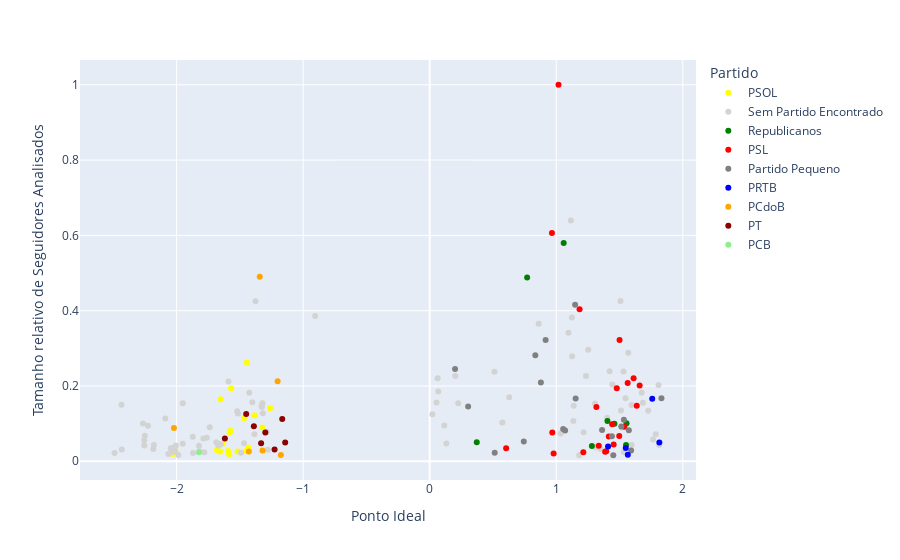

The notebook cell saved with this chart:
### Code cell
df.loc[df['partido'].isin(['PSOL', 'PT', 'PCB', 'PCdoB', 'PSL', 'Republicanos', 'PRTB']), 'partido_str'] = df['partido']
df.loc[(~df['partido'].isin(['PSOL', 'PT', 'PCB', 'PCdoB', 'PSL', 'Republicanos', 'PRTB'])) & (df['partido'] != ''), 'partido_str'] = 'Partido Pequeno'
df['partido_str'].fillna('Sem Partido Encontrado', inplace=True)

fig = px.scatter(df, x="ponto_ideal", 
                 y="seguidores_analisados_rel", 
                 color="partido_str",
                 color_discrete_sequence=['yellow', 'lightgray', 'green', 'red', 'gray', 'blue', 'orange', 'darkred', 'lightgreen'],
                 hover_data=['nome', 'partido', 'profissoes'],
                 labels={'seguidores_analisados_rel':'Tamanho relativo de Seguidores Analisados', 
                         'ponto_ideal':'Ponto Ideal',
                         'posicao': 'Classificação',
                         'nome': 'Nome',
                         'partido_str': 'Partido',
                         'partido': 'Partido',
                         'profissoes': 'Classificações'})
fig.show()

### Figure 1 — Plotly figure (JSON) as saved in the notebook; plotly's stock layout.template omitted (floating-point values rounded to 4 significant figures; data arrays with more than 128 entries replaced by an {"elided": "..."} marker saying what was removed)
{"data": [{"customdata": [["Rosana Pinheiro-Machado", "PSOL", "acadêmico, antropólogo, jornalista, professor"], ["Antonia Pellegrino", "PSOL", "diretor, produtor, escritor, roteirista"], ["Áurea Carolina", "PSOL", "político, ativista negro, acadêmico, cientista social"], ["Dani Monteiro", "PSOL", "ativista negro, político"], ["ERIKA HILTON", "PSOL", "ativista negro, político, ativista trans"], ["Cida Falabella", "PSOL", "ator, diretor, professor , político"], ["Fernanda Melchionna", "PSOL", "bibliotecário, bancário, político"], ["Sonia Guajajara", "PSOL", "político, ativista indígena, enfermeiro"], ["Deputada Isa Penna #VacinaJá", "PSOL", "político, ativista ecossocialista, advogado"], ["Joanna Maranhão", "PSOL", "esportista"], ["Luciana Boiteux", "PSOL", "advogado, acadêmico, professor, político"], ["Luciana Genro", "PSOL", "político, advogado"], ["Luiza Erundina", "PSOL", "político, assistente social"], ["Erica Malunguinho", "PSOL", "ativista negro, político, ativista trans, artista, professor"], ["Mônica Francisco", "PSOL", "ativista negro, religioso, pastor evangélico, político, cientista social"], ["Monica Seixas", "PSOL", "político, ativista negro, ativista ecossocialista, jornalista, redator"], ["Renata Souza", "PSOL", "acadêmico, jornalista, político, ativista negro"], ["Sabrina Fernandes", "PSOL", "cientista social, acadêmico, escritor, youtuber, ativista ecossocialista, professor, podcaster"], ["Sâmia Bomfim", "PSOL", "político, servidor público"], ["Talíria Petrone", "PSOL", "político, professor, historiador, ativista negro"], ["Tatiana Roque", "PSOL", "acadêmico, professor, matemático, youtuber"]], "hovertemplate": "Partido=%{customdata[1]}<br>Ponto Ideal=%{x}<br>Tamanho relativo de Seguidores Analisados=%{y}<br>Nome=%{customdata[0]}<br>Classificações=%{customdata[2]}<extra></extra>", "legendgroup": "PSOL", "marker": {"color": "yellow", "symbol": "circle"}, "mode": "markers", "name": "PSOL", "orientation": "v", "showlegend": true, "type": "scatter", "x": [-1.383, -1.448, -1.581, -1.656, -2.032, -1.593, -1.324, -1.575, -1.432, -1.467, -1.585, -1.261, -1.321, -2.01, -1.681, -1.518, -1.635, -1.652, -1.445, -1.569, -1.43], "xaxis": "x", "y": [0.122, 0.0279, 0.07741, 0.02586, 0.01914, 0.02702, 0.08977, 0.08126, 0.02567, 0.1142, 0.0185, 0.141, 0.1535, 0.03559, 0.0302, 0.02568, 0.04667, 0.165, 0.2623, 0.1942, 0.03656], "yaxis": "y"}, {"customdata": {"elided": "94x3 str values"}, "hovertemplate": "Partido=%{customdata[1]}<br>Ponto Ideal=%{x}<br>Tamanho relativo de Seguidores Analisados=%{y}<br>Nome=%{customdata[0]}<br>Classificações=%{customdata[2]}<extra></extra>", "legendgroup": "Sem Partido Encontrado", "marker": {"color": "lightgray", "symbol": "circle"}, "mode": "markers", "name": "Sem Partido Encontrado", "orientation": "v", "showlegend": true, "type": "scatter", "x": [1.508, 1.548, 1.116, 0.06293, -1.318, 0.05396, 1.124, 0.2253, -2.251, -1.738, 1.569, -2.046, 0.1313, -1.823, -2.021, 1.307, 1.403, -1.402, 0.02142, 1.253, -1.67, 1.518, -1.322, 0.1149, -1.522, -2.006, -1.385, 0.6285, 1.182, 1.35, -1.761, 1.097, 1.135, 1.512, 1.765, 1.422, -1.326, -1.87, -2.185, -1.952, -2.255, -1.789, -2.066, 1.675, -1.951, -1.986, -1.662, -1.59, -1.329, 1.235, -2.036, -2.266, -1.515, 1.595, -2.226, 1.786, -2.011, -1.65, 1.217, 1.314, 0.202, -1.467, -1.686, -0.9054, -2.179, -1.872, -2.436, 0.8612, -1.491, 1.036, -1.377, -1.279, 0.5116, 1.596, 1.814, -1.426, 0.06728, 0.5744, 1.126, 1.727, -1.781, -1.288, 1.533, 1.138, 1.685, 1.443, -2.045, 1.808, -2.256, -2.434, 1.532, -1.822, -2.491, -2.09], "xaxis": "x", "y": [0.4255, 0.1677, 0.6397, 0.2204, 0.1278, 0.156, 0.3817, 0.154, 0.0675, 0.09012, 0.2885, 0.03425, 0.04715, 0.0411, 0.03673, 0.1531, 0.1156, 0.1565, 0.1248, 0.2962, 0.04171, 0.08958, 0.1541, 0.0948, 0.1329, 0.04173, 0.07191, 0.1701, 0.016, 0.0323, 0.06256, 0.3413, 0.1067, 0.1351, 0.05805, 0.2392, 0.144, 0.02208, 0.0326, 0.04671, 0.04205, 0.06033, 0.01936, 0.1817, 0.1543, 0.01696, 0.04619, 0.2121, 0.1461, 0.2265, 0.02446, 0.1005, 0.1266, 0.1497, 0.09442, 0.07161, 0.02623, 0.04532, 0.07689, 0.03747, 0.2267, 0.04801, 0.0506, 0.3856, 0.04306, 0.06543, 0.1498, 0.365, 0.0224, 0.07372, 0.4252, 0.03076, 0.2375, 0.04355, 0.04304, 0.1819, 0.1851, 0.1032, 0.2789, 0.1344, 0.02403, 0.07793, 0.02428, 0.1476, 0.1551, 0.204, 0.03449, 0.2028, 0.05598, 0.03102, 0.2386, 0.02692, 0.02207, 0.1135], "yaxis": "y"}, {"customdata": [["Davy Albuquerque", "Republicanos", "jornalista"], ["André Fernandes", "Republicanos", "político, jornalista, youtuber"], ["Carlos Bolsonaro", "Republicanos", "político"], ["Carmelo Neto", "Republicanos", "político"], ["Dom", "Republicanos", "influencer, político"], ["Flavio Bolsonaro", "Republicanos", "político, advogado, empresário"], ["Marcelo Crivella", "Republicanos", "político, engenheiro, músico, escritor, religioso"], ["Liomar de Oliveira", "Republicanos", "político, religioso"]], "hovertemplate": "Partido=%{customdata[1]}<br>Ponto Ideal=%{x}<br>Tamanho relativo de Seguidores Analisados=%{y}<br>Nome=%{customdata[0]}<br>Classificações=%{customdata[2]}<extra></extra>", "legendgroup": "Republicanos", "marker": {"color": "green", "symbol": "circle"}, "mode": "markers", "name": "Republicanos", "orientation": "v", "showlegend": true, "type": "scatter", "x": [1.555, 1.405, 1.059, 1.46, 1.552, 0.7702, 0.3718, 1.282], "xaxis": "x", "y": [0.1011, 0.1068, 0.58, 0.09942, 0.04332, 0.4881, 0.05043, 0.04044], "yaxis": "y"}, {"customdata": [["Alê Silva 🇧🇷 nem lugar na fila eu quero🇧🇷", "PSL", "político"], ["Bia Kicis", "PSL", "procurador da república, político, advogado, youtuber"], ["Bibo Nunes", "PSL", "político, empresário, jornalista"], ["Eduardo Bolsonaro", "PSL", "político, policial federal, advogado"], ["Junio Amaral", "PSL", "político, militar"], ["Carla Zambelli", "PSL", "político, escritor"], ["Carlos Jordy", "PSL", "político, turismólogo, servidor público"], ["Caroline De Toni", "PSL", "político, advogado"], ["Gil Diniz", "PSL", "político, servidor público"], ["Helio Lopes", "PSL", "militar, político"], ["Professora Dayane Pimentel", "PSL", "político, professor"], ["Daniel Freitas", "PSL", "político, empresário"], ["Dra. Soraya Manato", "PSL", "médico, político"], ["Felipe Francischini", "PSL", "político, advogado"], ["Filipe Barros", "PSL", "político, advogado"], ["Heitor Freire", "PSL", "político"], ["Jair M. Bolsonaro", "PSL", "político, militar"], ["Leticia Aguiar", "PSL", "político"], ["Vítor Hugo", "PSL", "político, militar, advogado"], ["Marcio Labre Oficial", "PSL", "político, youtuber, empresário , jornalista"], ["Tamires De Paula", "PSL", "influencer"], ["Chris Tonietto", "PSL", "político, advogado"]], "hovertemplate": "Partido=%{customdata[1]}<br>Ponto Ideal=%{x}<br>Tamanho relativo de Seguidores Analisados=%{y}<br>Nome=%{customdata[0]}<br>Classificações=%{customdata[2]}<extra></extra>", "legendgroup": "PSL", "marker": {"color": "red", "symbol": "circle"}, "mode": "markers", "name": "PSL", "orientation": "v", "showlegend": true, "type": "scatter", "x": [1.539, 1.5, 1.442, 0.9663, 1.416, 1.184, 1.611, 1.565, 1.636, 1.478, 0.6042, 1.386, 1.214, 0.9689, 1.659, 0.9793, 1.018, 1.395, 1.317, 1.498, 1.336, 1.454], "xaxis": "x", "y": [0.09143, 0.3219, 0.09805, 0.6061, 0.06603, 0.4038, 0.2203, 0.2079, 0.1476, 0.1941, 0.03451, 0.02512, 0.02378, 0.07657, 0.2009, 0.02053, 1, 0.02677, 0.1444, 0.06695, 0.04119, 0.04486], "yaxis": "y"}, {"customdata": [["Alexandre Aleluia", "Democratas", "político"], ["Capitão Derrite", "Progressistas", "militar, político"], ["Carlos Viana", "PSD", "político, jornalista"], ["Damares Alves", "Progressistas", "político, religioso, advogado"], ["Daniel Silveira", "PTB", "político, militar"], ["Douglas Garcia", "PTB", "político"], ["Delegado Éder Mauro", "PSD", "político, delegado"], ["Fabiana Barroso", "Patriota", "advogado"], ["Fernando Holiday", "Patriota", "político"], ["JOSÉ MEDEIROS", "Podemos", "político, policial rodoviário, professor, matemático"], ["Kim Kataguiri", "Democratas", "político"], ["magno malta", "PL", "político, religioso, músico"], ["Marcel van Hattem", "NOVO", "cientista político, jornalista, político"], ["MARISA LOBO-Supl.Dep.Federal", "Avante", "político, psicólogo, religioso"], ["Onyx Lorenzoni", "Democratas", "político, veterinário, empresário"], ["Otoni de Paula", "PSC", "político, religioso"], ["Paulo Eduardo Martins", "PSC", "jornalista, político"], ["Rogério Marinho", "PSDB", "político, economista"], ["Tenente Santini", "Progressistas", "policial militar, político, empresário"]], "hovertemplate": "Partido=%{customdata[1]}<br>Ponto Ideal=%{x}<br>Tamanho relativo de Seguidores Analisados=%{y}<br>Nome=%{customdata[0]}<br>Classificações=%{customdata[2]}<extra></extra>", "legendgroup": "Partido Pequeno", "marker": {"color": "gray", "symbol": "circle"}, "mode": "markers", "name": "Partido Pequeno", "orientation": "v", "showlegend": true, "type": "scatter", "x": [1.592, 1.362, 0.5138, 1.149, 1.515, 1.832, 1.44, 1.535, 0.3038, 1.071, 0.2004, 0.8349, 0.8786, 0.7436, 0.9164, 1.574, 1.153, 1.055, 1.451], "xaxis": "x", "y": [0.02847, 0.08326, 0.02282, 0.4159, 0.09225, 0.1676, 0.0667, 0.11, 0.1455, 0.08179, 0.2453, 0.2819, 0.2095, 0.05239, 0.3222, 0.08234, 0.1669, 0.08551, 0.01622], "yaxis": "y"}, {"customdata": [["Bruno Engler", "PRTB", "político"], ["Clau de Luca", "PRTB", "publicitário, músico"], ["Edson Salomão", "PRTB", "político, youtuber"], ["Fernanda Barth vereadora", "PRTB", "cientista político, jornalista, político"], ["Paula Marisa", "PRTB", "jornalista, professor"]], "hovertemplate": "Partido=%{customdata[1]}<br>Ponto Ideal=%{x}<br>Tamanho relativo de Seguidores Analisados=%{y}<br>Nome=%{customdata[0]}<br>Classificações=%{customdata[2]}<extra></extra>", "legendgroup": "PRTB", "marker": {"color": "blue", "symbol": "circle"}, "mode": "markers", "name": "PRTB", "orientation": "v", "showlegend": true, "type": "scatter", "x": [1.55, 1.409, 1.815, 1.566, 1.759], "xaxis": "x", "y": [0.03534, 0.03905, 0.04954, 0.01725, 0.1661], "yaxis": "y"}, {"customdata": [["Carina Vitral", "PCdoB", "político"], ["Jandira Feghali", "PCdoB", "médico, político, sindicalista"], ["Leci Brandão", "PCdoB", "político, músico"], ["Manuela", "PCdoB", "político, escritor, jornalista"], ["MC Carol", "PCdoB", "músico"], ["Perpétua Almeida", "PCdoB", "professor, bancário , político"]], "hovertemplate": "Partido=%{customdata[1]}<br>Ponto Ideal=%{x}<br>Tamanho relativo de Seguidores Analisados=%{y}<br>Nome=%{customdata[0]}<br>Classificações=%{customdata[2]}<extra></extra>", "legendgroup": "PCdoB", "marker": {"color": "orange", "symbol": "circle"}, "mode": "markers", "name": "PCdoB", "orientation": "v", "showlegend": true, "type": "scatter", "x": [-1.321, -1.202, -1.429, -1.343, -2.021, -1.176], "xaxis": "x", "y": [0.02844, 0.2129, 0.02585, 0.49, 0.08841, 0.01667], "yaxis": "y"}, {"customdata": [["Clara Averbuck", "PT", "jornalista, escritor"], ["Benedita da Silva", "PT", "político, professor, servidor público, assistente social, auxiliar de enfermagem"], ["Elika Takimoto", "PT", "político, acadêmico, escritor, professor"], ["Erika Kokay", "PT", "psicólogo, político, bancário, sindicalista"], ["Margarida Salomão", "PT", "acadêmico, professor, sindicalista, político"], ["marcia tiburi", "PT", "filósofo, acadêmico, professor, artista, escritor"], ["Marília Arraes", "PT", "político, advogado"], ["Natália Bonavides", "PT", "político, advogado"]], "hovertemplate": "Partido=%{customdata[1]}<br>Ponto Ideal=%{x}<br>Tamanho relativo de Seguidores Analisados=%{y}<br>Nome=%{customdata[0]}<br>Classificações=%{customdata[2]}<extra></extra>", "legendgroup": "PT", "marker": {"color": "darkred", "symbol": "circle"}, "mode": "markers", "name": "PT", "orientation": "v", "showlegend": true, "type": "scatter", "x": [-1.619, -1.299, -1.45, -1.165, -1.142, -1.39, -1.226, -1.332], "xaxis": "x", "y": [0.06019, 0.07657, 0.1256, 0.1124, 0.04973, 0.09317, 0.03116, 0.048], "yaxis": "y"}, {"customdata": [["Marília Moscou", "PCB", "acadêmico, escritor, professor, cientista social"]], "hovertemplate": "Partido=%{customdata[1]}<br>Ponto Ideal=%{x}<br>Tamanho relativo de Seguidores Analisados=%{y}<br>Nome=%{customdata[0]}<br>Classificações=%{customdata[2]}<extra></extra>", "legendgroup": "PCB", "marker": {"color": "lightgreen", "symbol": "circle"}, "mode": "markers", "name": "PCB", "orientation": "v", "showlegend": true, "type": "scatter", "x": [-1.823], "xaxis": "x", "y": [0.0238], "yaxis": "y"}], "layout": {"legend": {"title": {"text": "Partido"}, "tracegroupgap": 0}, "margin": {"t": 60}, "xaxis": {"anchor": "y", "domain": [0, 1], "title": {"text": "Ponto Ideal"}}, "yaxis": {"anchor": "x", "domain": [0, 1], "title": {"text": "Tamanho relativo de Seguidores Analisados"}}}}
